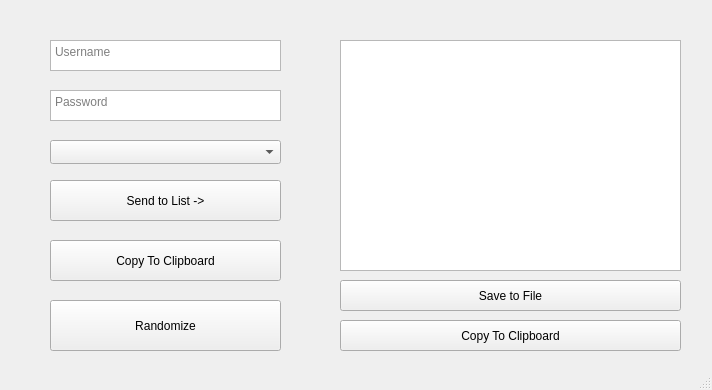
<?xml version="1.0" encoding="UTF-8"?>
<ui version="4.0">
 <class>MainWindow</class>
 <widget class="QMainWindow" name="MainWindow">
  <property name="geometry">
   <rect>
    <x>0</x>
    <y>0</y>
    <width>712</width>
    <height>390</height>
   </rect>
  </property>
  <property name="windowTitle">
   <string>Credential Creator</string>
  </property>
  <widget class="QWidget" name="centralwidget">
   <widget class="QTextEdit" name="textEdit">
    <property name="geometry">
     <rect>
      <x>50</x>
      <y>40</y>
      <width>231</width>
      <height>31</height>
     </rect>
    </property>
    <property name="placeholderText">
     <string>Username</string>
    </property>
   </widget>
   <widget class="QTextEdit" name="textEdit_2">
    <property name="geometry">
     <rect>
      <x>50</x>
      <y>90</y>
      <width>231</width>
      <height>31</height>
     </rect>
    </property>
    <property name="placeholderText">
     <string>Password</string>
    </property>
   </widget>
   <widget class="QPushButton" name="pushButton">
    <property name="geometry">
     <rect>
      <x>50</x>
      <y>300</y>
      <width>231</width>
      <height>51</height>
     </rect>
    </property>
    <property name="text">
     <string>Randomize</string>
    </property>
   </widget>
   <widget class="QTextEdit" name="textEdit_3">
    <property name="geometry">
     <rect>
      <x>340</x>
      <y>40</y>
      <width>341</width>
      <height>231</height>
     </rect>
    </property>
    <property name="readOnly">
     <bool>true</bool>
    </property>
   </widget>
   <widget class="QComboBox" name="comboBox">
    <property name="geometry">
     <rect>
      <x>50</x>
      <y>140</y>
      <width>231</width>
      <height>24</height>
     </rect>
    </property>
    <property name="currentText">
     <string/>
    </property>
    <property name="placeholderText">
     <string>Copy-Style</string>
    </property>
    <item>
     <property name="text">
      <string>username : password</string>
     </property>
    </item>
    <item>
     <property name="text">
      <string>password : username</string>
     </property>
    </item>
    <item>
     <property name="text">
      <string>password only</string>
     </property>
    </item>
    <item>
     <property name="text">
      <string>username only</string>
     </property>
    </item>
   </widget>
   <widget class="QPushButton" name="pushButton_2">
    <property name="geometry">
     <rect>
      <x>50</x>
      <y>180</y>
      <width>231</width>
      <height>41</height>
     </rect>
    </property>
    <property name="text">
     <string>Send to List -&gt;</string>
    </property>
   </widget>
   <widget class="QPushButton" name="pushButton_3">
    <property name="geometry">
     <rect>
      <x>50</x>
      <y>240</y>
      <width>231</width>
      <height>41</height>
     </rect>
    </property>
    <property name="text">
     <string>Copy To Clipboard</string>
    </property>
   </widget>
   <widget class="QPushButton" name="pushButton_4">
    <property name="geometry">
     <rect>
      <x>340</x>
      <y>280</y>
      <width>341</width>
      <height>31</height>
     </rect>
    </property>
    <property name="text">
     <string>Save to File</string>
    </property>
   </widget>
   <widget class="QPushButton" name="pushButton_5">
    <property name="geometry">
     <rect>
      <x>340</x>
      <y>320</y>
      <width>341</width>
      <height>31</height>
     </rect>
    </property>
    <property name="text">
     <string>Copy To Clipboard</string>
    </property>
   </widget>
  </widget>
  <widget class="QStatusBar" name="statusbar"/>
 </widget>
 <resources/>
 <connections/>
</ui>
